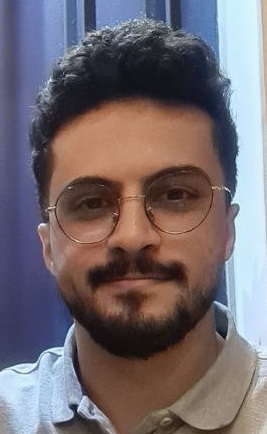
#> input picture me.jpg, 267 x 434 px
$ python famous.py
#> lines starting #> are read from the running program, lines starting #| are printed output that depends on the picture
import cv2
import numpy as np

my_image = cv2.imread('me.jpg', 0)
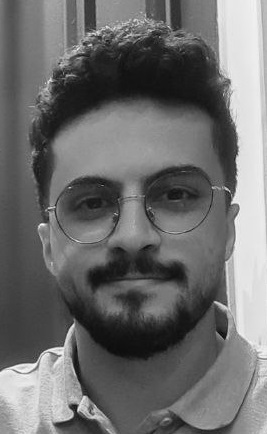
#> my_image: shape (434, 267); min 7, max 255, mean 109.2
john_image = cv2.imread('john.jpg', 0)
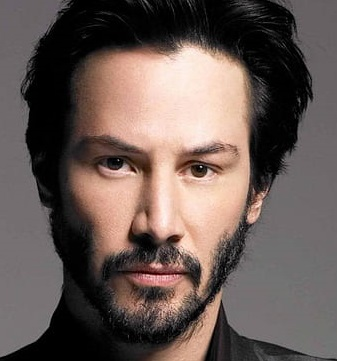
#> input picture john.jpg, 337 x 361 px
#> john_image: shape (361, 337); min 0, max 248, mean 94.1

my_image = cv2.resize(my_image, (800, 800))
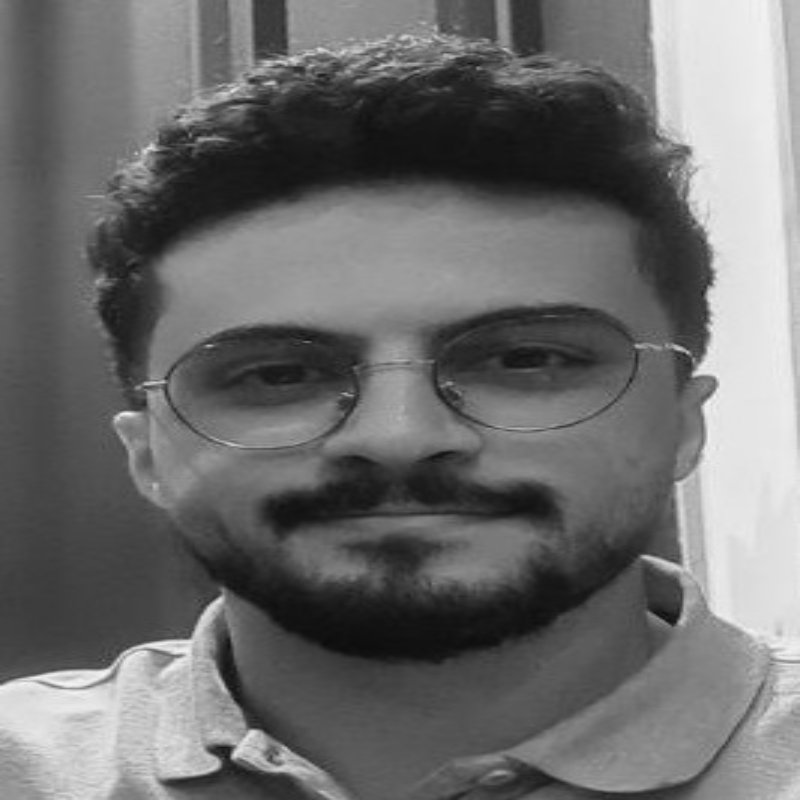
#> my_image: shape (800, 800); min 11, max 246, mean 109
john_image = cv2.resize(john_image, (800, 800))
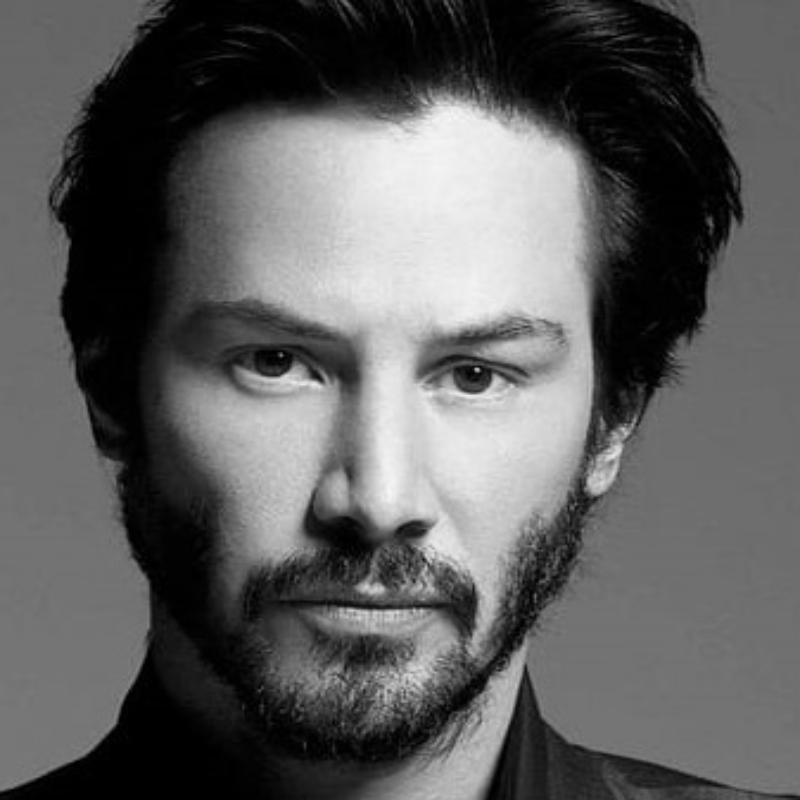
#> john_image: shape (800, 800); min 0, max 247, mean 94
row , col  = my_image.shape
#> row = 800; col = 800

step2 = my_image//2 + john_image//4
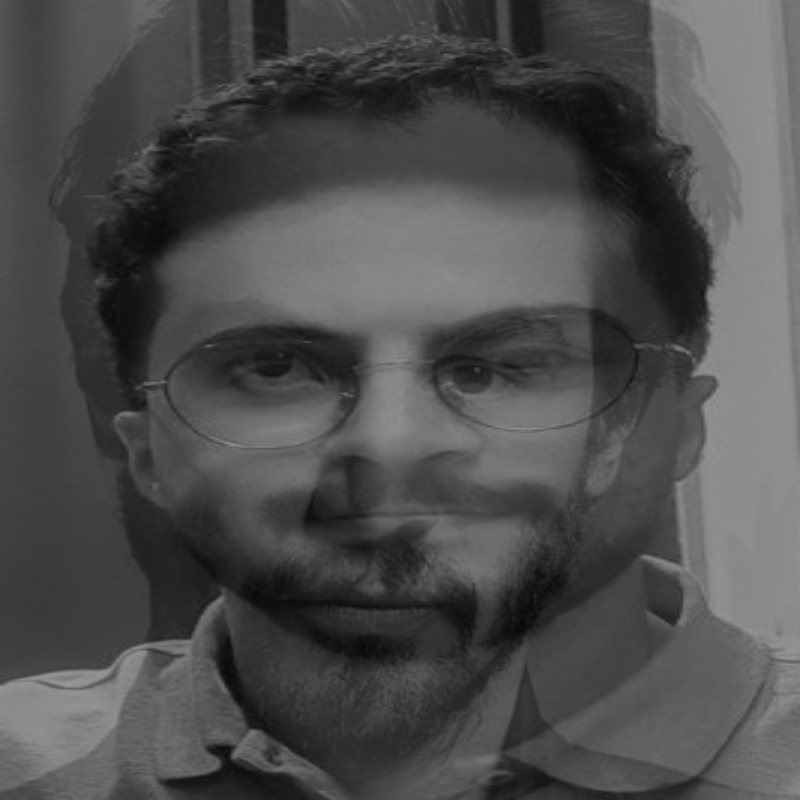
#> step2: shape (800, 800); min 9, max 152, mean 77.4
step3 = my_image//4 + john_image//2
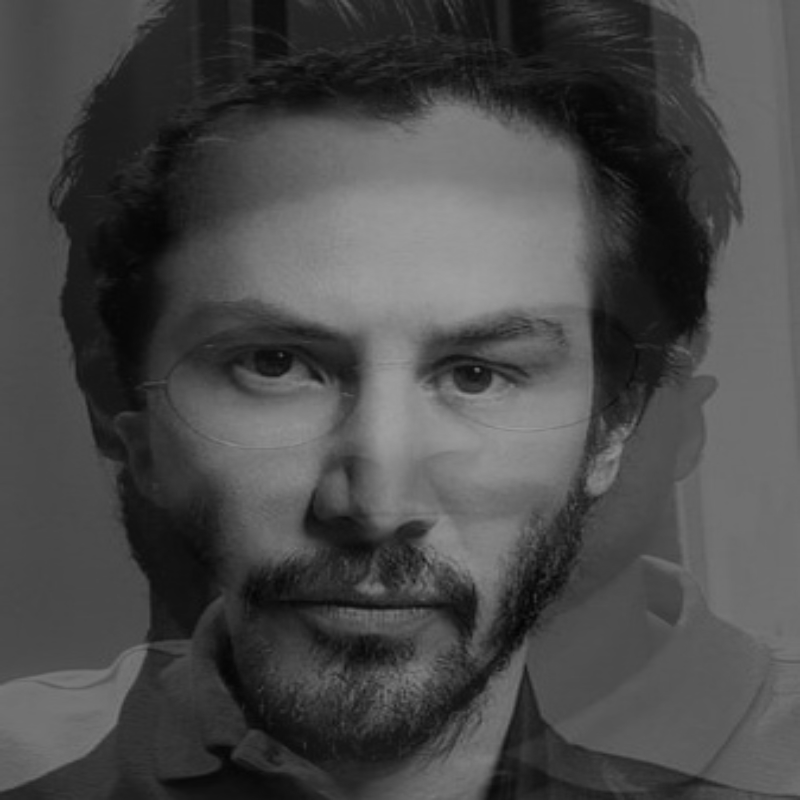
#> step3: shape (800, 800); min 4, max 159, mean 73.6

result = np.zeros((row, col*4), np.uint8)
result[0:row, 0:col] = my_image
result[0:row, col:col*2] = step2
result[0:row, col*2:col*3] = step3
result[0:row, col*3:col*4] = john_image
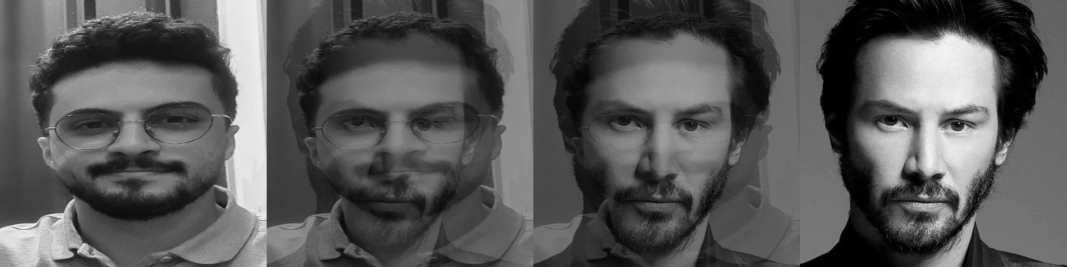
#> result: shape (800, 3200) (shown at 1/3 size); min 0, max 247, mean 88.5

cv2.imwrite('famous.jpg', result)
